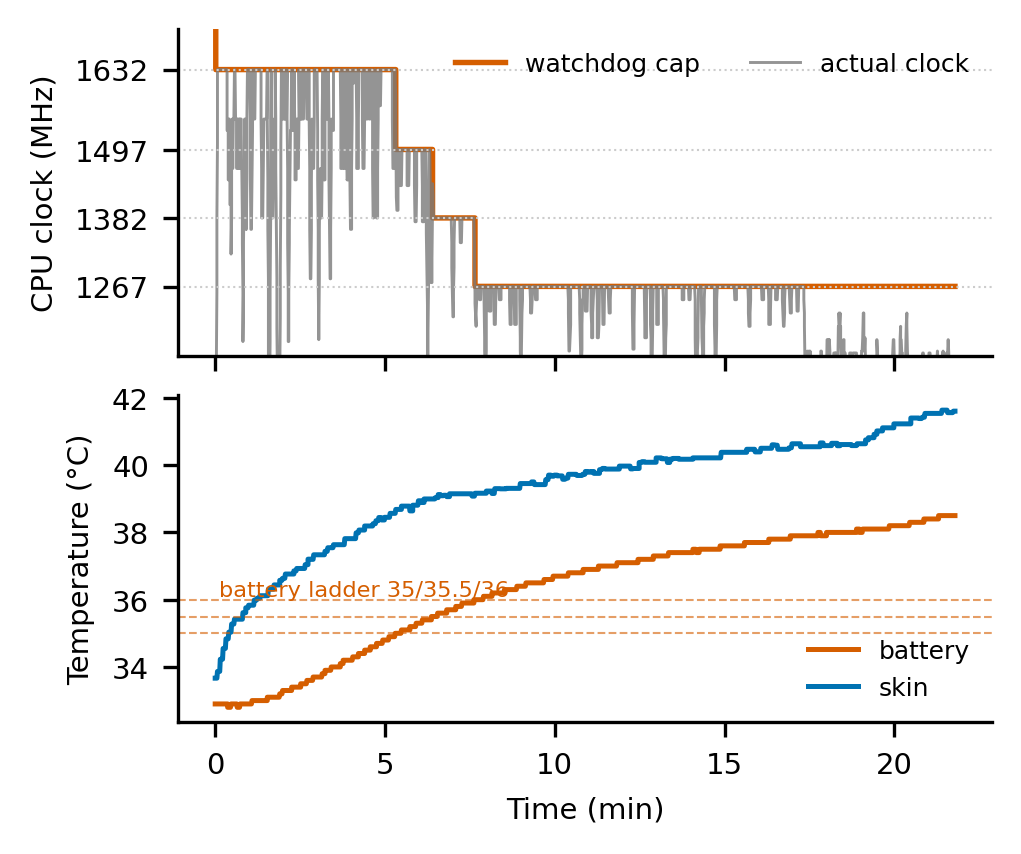

The Python source for this figure:
#!/usr/bin/env python3
"""Watchdog glide demo: as Bonsai muKV heats the phone from cold, the fixed
watchdog steps the big-core cap down gradually (1632->1497->1382->1267) as the
battery crosses 35/35.5/36. Two stacked panels sharing time:
  top    = watchdog cap (scaling_max) + actual clock
  bottom = battery + skin temperature with the ladder thresholds marked
Reads /tmp/wd_demo/wd_trace.csv (epoch,scaling_max,cur_freq,battery_mc,skin_mc)."""
import matplotlib
matplotlib.use('Agg')
import matplotlib.pyplot as plt
import csv, os
import numpy as np

F='/tmp/wd_demo/wd_trace.csv'
if not os.path.exists(F):
    print('no wd_trace.csv yet'); raise SystemExit

t=[]; cap=[]; cur=[]; bat=[]; skin=[]
for r in csv.reader(open(F)):
    if len(r)<5: continue
    try:
        t.append(float(r[0])); cap.append(float(r[1])/1000); cur.append(float(r[2])/1000)
        bat.append(float(r[3])/1000); skin.append(float(r[4])/1000)
    except: pass
t0=t[0]; t=[(x-t0)/60 for x in t]

OR='#D55E00'; GY='#7a7a7a'; BL='#0072B2'; RD='#c00000'
plt.rcParams.update({'font.size':7,'font.family':'DejaVu Sans','axes.spines.top':False,'axes.spines.right':False})
fig,(a1,a2)=plt.subplots(2,1,figsize=(3.5,3.0),dpi=200,sharex=True,gridspec_kw={'hspace':0.12})

# top: watchdog cap (step) + actual clock
a1.step(t,cap,where='post',color=OR,lw=1.3,label='watchdog cap')
a1.plot(t,np.convolve(cur,np.ones(6)/6,mode='same'),color=GY,lw=0.7,alpha=0.8,label='actual clock')
for f in (1632,1497,1382,1267):
    a1.axhline(f,color='#ccc',ls=':',lw=0.5)
a1.set_ylabel('CPU clock (MHz)',fontsize=7); a1.set_ylim(1150,1700)
a1.legend(fontsize=6,frameon=False,loc='upper right',ncols=2)
a1.set_yticks([1267,1382,1497,1632])

# bottom: battery + skin with ladder thresholds
a2.plot(t,bat,color=OR,lw=1.2,label='battery')
a2.plot(t,skin,color=BL,lw=1.2,label='skin')
for temp,lab in [(35,'35'),(35.5,''),(36,'36')]:
    a2.axhline(temp,color=OR,ls='--',lw=0.5,alpha=0.6)
a2.text(0.1,36.1,'battery ladder 35/35.5/36',fontsize=5.4,color=OR)
a2.set_ylabel('Temperature (°C)',fontsize=7); a2.set_xlabel('Time (min)',fontsize=7)
a2.legend(fontsize=6,frameon=False,loc='lower right')
fig.tight_layout()
out='/home/mislam22/EndurKV_workspace/EndurKV/figures/master_tables/figures/fig_watchdog_glide'
fig.savefig(out+'.png',bbox_inches='tight',dpi=300); fig.savefig(out+'.pdf',bbox_inches='tight')
print('saved',out,'| samples:',len(t),'| cap range:',min(cap),'-',max(cap))
